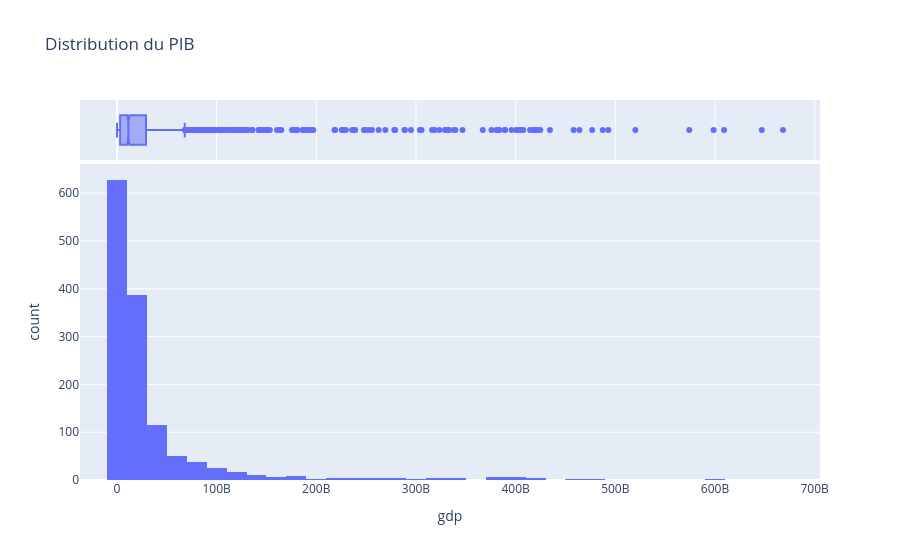
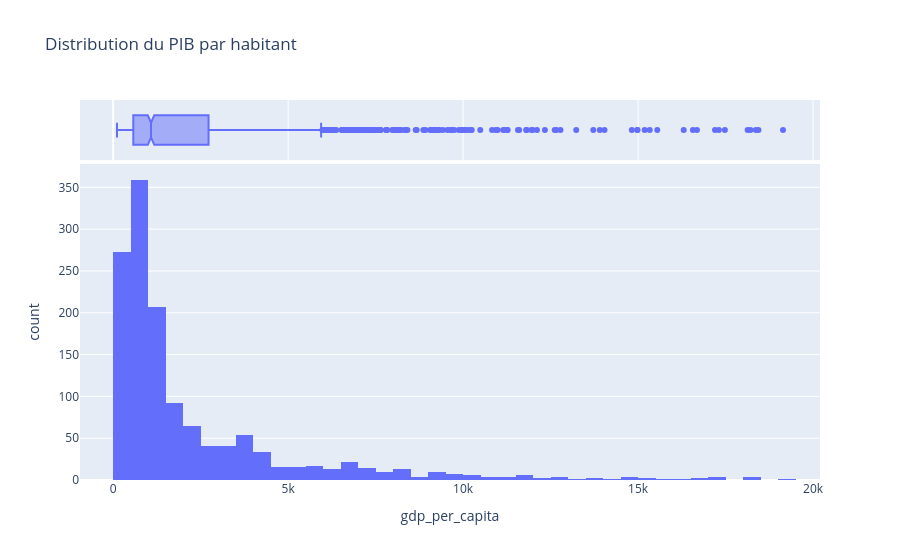

Source (notebook cell) for these figures, in order:
### Code cell
fig = px.histogram(df, x="gdp", nbins=40, marginal="box", title="Distribution du PIB")
fig.show()

fig = px.histogram(df, x="gdp_per_capita", nbins=40, marginal="box", title="Distribution du PIB par habitant")
fig.show()

### Figure 1 — Plotly figure (JSON) as saved in the notebook; plotly's stock layout.template omitted (floating-point values rounded to 4 significant figures; data arrays with more than 128 entries replaced by an {"elided": "..."} marker saying what was removed)
{"data": [{"bingroup": "x", "hovertemplate": "gdp=%{x}<br>count=%{y}<extra></extra>", "legendgroup": "", "marker": {"color": "#636efa", "pattern": {"shape": ""}}, "name": "", "nbinsx": 40, "orientation": "v", "showlegend": false, "type": "histogram", "x": {"elided": "1350 float values"}, "xaxis": "x", "yaxis": "y"}, {"hovertemplate": "gdp=%{x}<extra></extra>", "legendgroup": "", "marker": {"color": "#636efa"}, "name": "", "notched": true, "showlegend": false, "type": "box", "x": {"elided": "1350 float values"}, "xaxis": "x2", "yaxis": "y2"}], "layout": {"barmode": "relative", "legend": {"tracegroupgap": 0}, "title": {"text": "Distribution du PIB"}, "xaxis": {"anchor": "y", "domain": [0, 1], "title": {"text": "gdp"}}, "xaxis2": {"anchor": "y2", "domain": [0, 1], "matches": "x", "showgrid": true, "showticklabels": false}, "yaxis": {"anchor": "x", "domain": [0, 0.8316], "title": {"text": "count"}}, "yaxis2": {"anchor": "x2", "domain": [0.8416, 1], "matches": "y2", "showgrid": false, "showline": false, "showticklabels": false, "ticks": ""}}}

### Figure 2 — Plotly figure (JSON) as saved in the notebook; plotly's stock layout.template omitted (floating-point values rounded to 4 significant figures; data arrays with more than 128 entries replaced by an {"elided": "..."} marker saying what was removed)
{"data": [{"bingroup": "x", "hovertemplate": "gdp_per_capita=%{x}<br>count=%{y}<extra></extra>", "legendgroup": "", "marker": {"color": "#636efa", "pattern": {"shape": ""}}, "name": "", "nbinsx": 40, "orientation": "v", "showlegend": false, "type": "histogram", "x": {"elided": "1350 float values"}, "xaxis": "x", "yaxis": "y"}, {"hovertemplate": "gdp_per_capita=%{x}<extra></extra>", "legendgroup": "", "marker": {"color": "#636efa"}, "name": "", "notched": true, "showlegend": false, "type": "box", "x": {"elided": "1350 float values"}, "xaxis": "x2", "yaxis": "y2"}], "layout": {"barmode": "relative", "legend": {"tracegroupgap": 0}, "title": {"text": "Distribution du PIB par habitant"}, "xaxis": {"anchor": "y", "domain": [0, 1], "title": {"text": "gdp_per_capita"}}, "xaxis2": {"anchor": "y2", "domain": [0, 1], "matches": "x", "showgrid": true, "showticklabels": false}, "yaxis": {"anchor": "x", "domain": [0, 0.8316], "title": {"text": "count"}}, "yaxis2": {"anchor": "x2", "domain": [0.8416, 1], "matches": "y2", "showgrid": false, "showline": false, "showticklabels": false, "ticks": ""}}}
